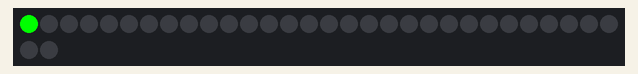
A sketch run on a simulated Arduino Uno, built with avr-gcc and run on an emulated ATmega328P. On the bench: 32 RGB LEDs in strip order, left to right, continuing on the next row. Random numbers use the default seed unless the sketch sets one.

Above: at 2.07 s.
At 6.99 s:
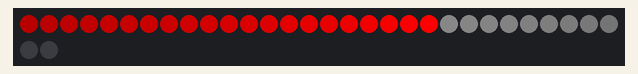
At 11.55 s:
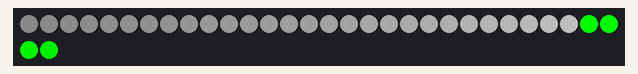
At 20.91 s:
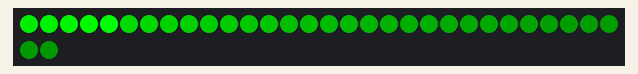
At 29.91 s:
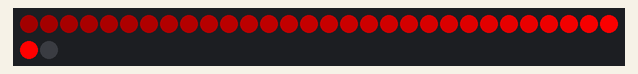
At 39.87 s:
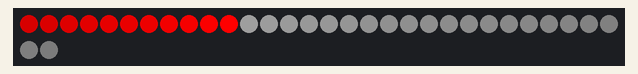

The sketch:

cylon_color_changing.ino
```cpp
//***************************************************************
// This is a Cylon effect that doesn't use delay().  The color
// of the moving dot is picked from a set of custom colors
// stored in an array.
//
// There are two different examples in the main loop.
// Un-comment one at a time to try each out.  One changes color
// based on a timer, and the other changes color whenever the
// dot reaches the end of the stirp.
// The color change could also be based on something such as
// a potentiometer, distance sensor, button, sine wave, random, etc.
//
// Marc Miller, Nov 2018
//              Dec 2023 - updated color timing, fade rates
//***************************************************************

#include "FastLED.h"
#define LED_TYPE LPD8806
#define DATA_PIN 11
#define CLOCK_PIN 13
#define NUM_LEDS 32
#define COLOR_ORDER GRB
#define BRIGHTNESS 255
CRGB leds[NUM_LEDS];


// Custom colors to choose from
CRGB colorArray[] = {
  CRGB(0,255,0),    //green
  CRGB(180,180,180),  //a dim white
  CHSV(0,255,255),  //red
  CRGB::Grey,
};

uint8_t numberOfColors = sizeof(colorArray) / sizeof(colorArray[0]);
uint8_t colorChoice;  //the current color choice
uint8_t pos;  //dot position


//---------------------------------------------------------------
void setup() {
  Serial.begin(115200);  // Allows serial monitor output (check your baud rate)
  delay(2000);  // Startup delay
  FastLED.addLeds<LED_TYPE,DATA_PIN,CLOCK_PIN,COLOR_ORDER>(leds, NUM_LEDS);  // ***For strips using Clock.
  //FastLED.addLeds<LED_TYPE,DATA_PIN>(leds, NUM_LEDS);  // ***For Clock-less strips.
  FastLED.setBrightness(BRIGHTNESS);
}


//---------------------------------------------------------------
void loop() {

  //Comment or un-comment one of these examples to try each out.
  //cylon_cc1();
  cylon_cc2();

  FastLED.show();

}//end_main_loop


//---------------------------------------------------------------
void colorChange(boolean r) {
  // Change the color.
  // If r = 0, the next color in the array is picked and then
  // it cycles back around to the first color in the array.
  // If r = 1 then a random color is picked from the array.

  if (r == 0) {
    colorChoice = colorChoice + 1;
    if (colorChoice >= numberOfColors) { colorChoice = 0; }
    //Serial.print("cycling: "); Serial.println(colorChoice);
  } else {
    colorChoice = random8(numberOfColors);
    //Serial.print("random: "); Serial.println(colorChoice);
  }

}


//---------------------------------------------------------------
void cylon_cc1() {
  //cylon effect with color change based on time

  static uint8_t delta = 1;  //direction of travel

  EVERY_N_MILLISECONDS(450) {
    colorChange(0);  //set next color
  }

  EVERY_N_MILLISECONDS(60) {
    fadeToBlackBy(leds, NUM_LEDS, 15);
    leds[pos] = colorArray[colorChoice];
    pos = pos + delta;
    if (pos == NUM_LEDS-1) { delta = -1; }  //change direction
    if (pos == 0) { delta = 1; }  //change direction
  }

}//end_cylon_cc1


//---------------------------------------------------------------
void cylon_cc2() {
  //cylon effect with color change when end of strip is reached

  static uint8_t delta = 1;  //direction of travel

  EVERY_N_MILLISECONDS(60) {
    fadeToBlackBy(leds, NUM_LEDS, 15);
    leds[pos] = colorArray[colorChoice];
    pos = pos + delta;
    if (pos == NUM_LEDS-1) {
      delta = -1;  //change direction
      colorChange(1);  //random next color
    }
    if (pos == 0) {
      delta = 1;  //change direction
      colorChange(1);  //random next color
    }
  }

}//end_cylon_cc2
```
